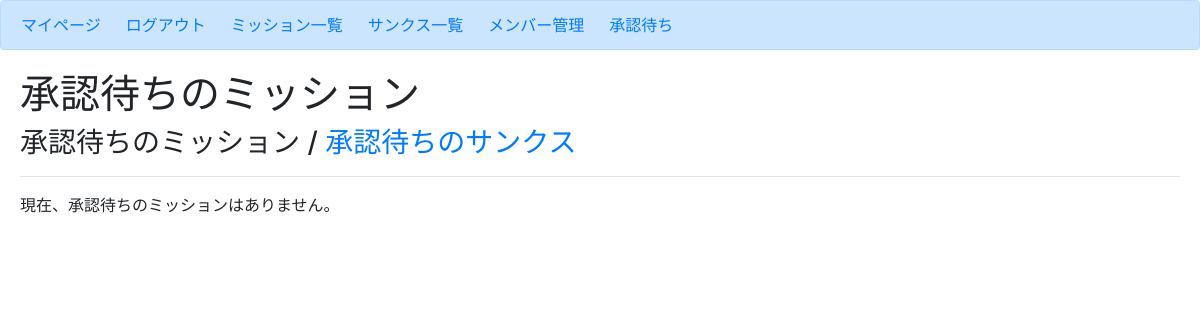
/mission/mission_approval/ (signed in), run on an earlier commit of the app's database.
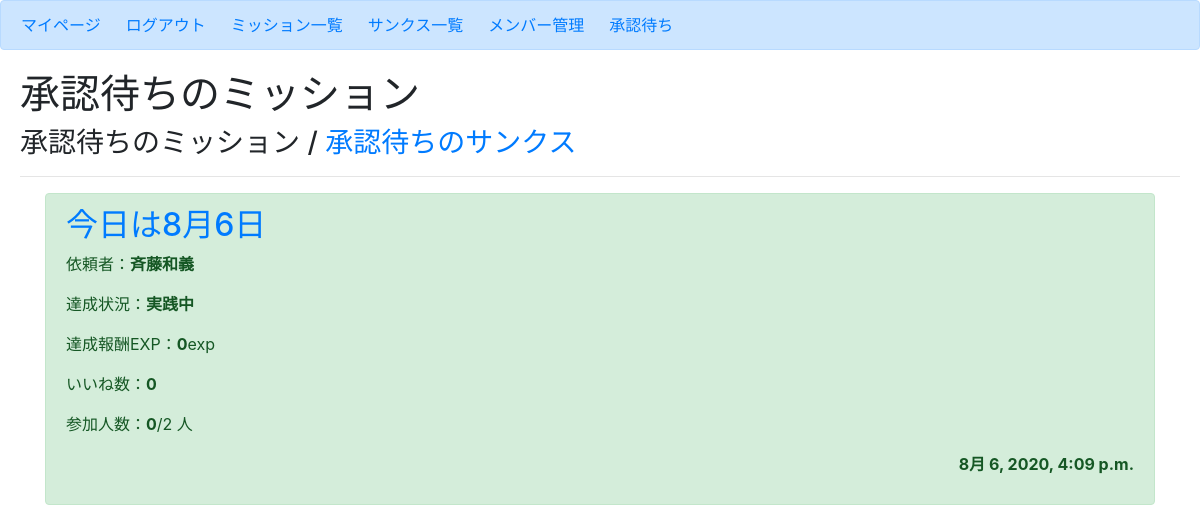
And on a later commit of the database.
### mission/models.py (models this page shows, shortened)
class Mission(models.Model):
    author = models.ForeignKey(User, on_delete=models.CASCADE)
    title = models.CharField(max_length=100)
    content = models.TextField()
    date_posted = models.DateTimeField(default=timezone.now)
    mission_flg = models.IntegerField(choices=EXAMPLE_FLG, default=0)    # 達成状況(0:実践中 / 1:達成)
    cost_exp = models.IntegerField(default=3)                            # 作成時に消費されるポイント(使えていない)
    success_exp = models.IntegerField(default=0)                        # クリア報酬ポイント
    good_count = models.IntegerField(default=0)                          # いいね数
    participants = models.IntegerField(default=0)                        # 参加者数
    participants_limit = models.IntegerField(default=0)                  # 参加人数制限
    participants_list_text = models.CharField(max_length=200, default='')# 参加者リスト(文字列で保存)
    participants_list = models.ManyToManyField(Profile)                  # 参加者リスト(他対他)
    approval = models.IntegerField(choices=EXAMPLE_APPROVAL, default=0)  # 承認状況

### mission/views.py (the view)
# urls.py: path('mission/mission_approval/',views.MissionWaitingListView.as_view(),name='mission-waiting'),
class MissionWaitingListView(ListView):
    model = Mission
    template_name = 'mission/mission_waiting.html'
    context_object_name = 'missions'
    ordering = ['-date_posted']
    def get_context_data(self, **kwargs):
        context = super(MissionWaitingListView, self).get_context_data(**kwargs)
        profile = Profile.objects.get(user=self.request.user)
        not_approval = Mission.objects.filter(approval=0)
        context["profile"] = profile
        context['not_approval'] = not_approval
        return context

### mission/templates/mission/mission_waiting.html
{% extends 'mission/base.html' %}
{% block body %}
<h1>承認待ちのミッション</h1>
<div>
    <h3>承認待ちのミッション / <a href="{% url 'thanks-waiting' %}">承認待ちのサンクス</a></h3>
    {% for mission in missions %}
        {% if mission.get_approval_display == '承認待ち' %}
            <hr>
            <div class='container'>
                <div class="alert alert-success" role="alert">
                    <h2 class="text-left"><a href="{% url 'mission-detail' mission.id %}">{{ mission.title }}</a></h2>
                    <p class="text-left">依頼者：<b>{{ mission.author }}</b></p>
                    <p class="text-left">達成状況：<b>{{ mission.get_mission_flg_display }}</b></p>
                    <p class="text-left">達成報酬EXP：<b>{{ mission.success_exp }}</b>exp</p>
                    <p class="text-left">いいね数：<b>{{ mission.good_count }}</b></p>
                    <p class="text-left">参加人数：<b>{{ mission.participants }}</b>/{{ mission.participants_limit }} 人</p>
                    <p class="text-right"><b>{{ mission.date_posted }}</b></p>
                </div>
            </div>
        {% endif %}
    {% endfor %}
    {% if not not_approval %}
        <hr>
        <p>現在、承認待ちのミッションはありません。</p>
    {% endif %}
</div>
{% endblock body %}

What changed in the data, as far as the page shows it:
added Mission: title "今日は8月6日", author "斉藤和義", mission_flg "実践中", success_exp "0", good_count "0", participants "0", participants_limit "2", date_posted "8月 6, 2020, 4:09 p.m."
Also different on the page:
text no longer shown: "現在、承認待ちのミッションはありません。"
